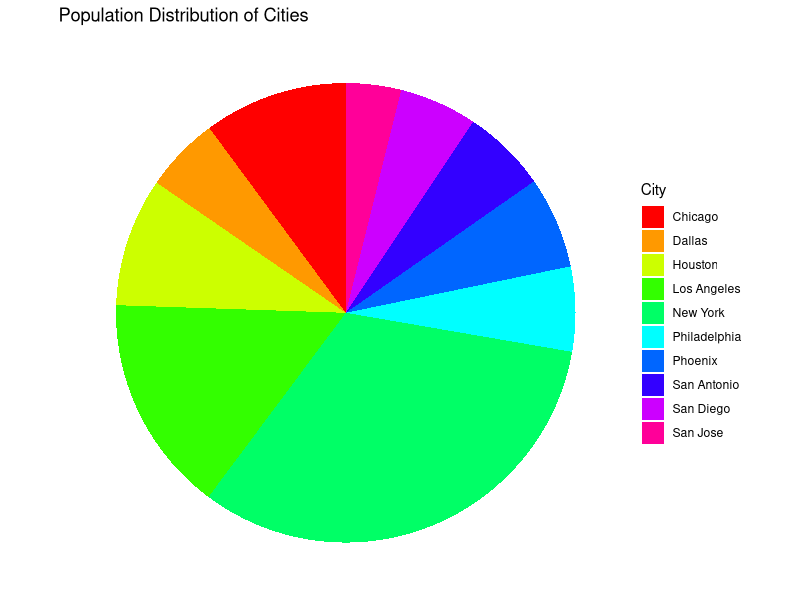
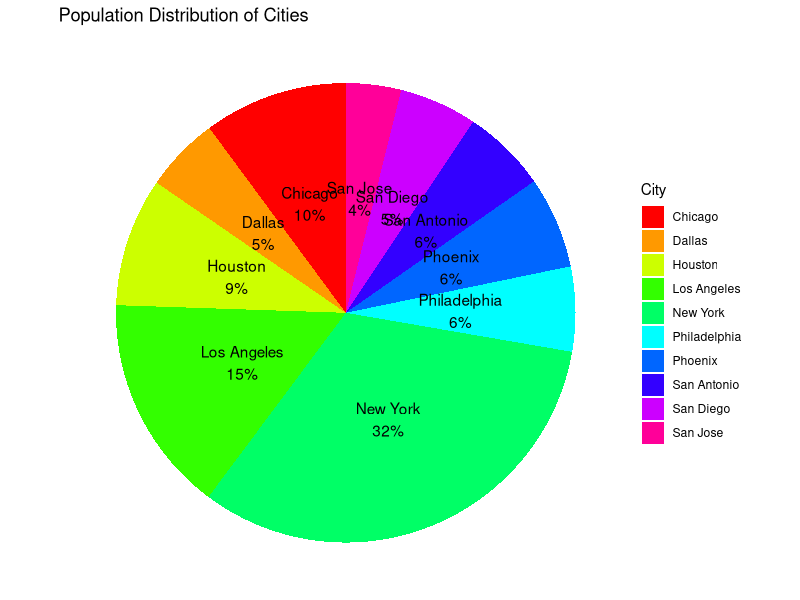

R code for these plots, in order:
# Problem 1





# (i)



#Create the data set with the given information

populousCities <- data.frame(
  City = c("New York", "Los Angeles", "Chicago", "Houston", "Phoenix",
           "Philadelphia", "San Antonio", "San Diego", "Dallas", "San Jose"),
  Population = c(8.60, 4.06, 2.68, 2.40, 1.71, 1.58, 1.57, 1.45, 1.40, 1.03)
  
)

View(populousCities)





# (ii)



# Sort the data frame by Population in descending order
populousCities <- populousCities[order(-populousCities$Population), ]

# Rename the object
sortedPopulousCities <- populousCities

# Create a pie chart
library(ggplot2)

# Define colors for the pie chart
colors <- rainbow(nrow(sortedPopulousCities))
# Create the pie chart
pie_chart <- ggplot(sortedPopulousCities, aes(x ="", y = Population, fill = City)) +
  geom_bar(stat = "identity", width = 1) +
  coord_polar(theta = "y") +
  scale_fill_manual(values = colors) +
  theme_void() +
  labs(title = "Population Distribution of Cities")

# Display the pie chart
print(pie_chart)





# (iii)



# Calculate the total population
total_population <- sum(sortedPopulousCities$Population)

# Calculate the percentages and round them to the nearest whole number
sortedPopulousCities$ Percentage <- round((sortedPopulousCities$Population /
                                             total_population) * 100)

# Create a pie chart with percentage labels
pie_chart_with_percentage <- ggplot(sortedPopulousCities, aes(x ="", y = Population, fill = City)) +
geom_bar(stat = "identity", width = 1) +
coord_polar(theta = "y") +
scale_fill_manual(values = colors) +
theme_void() +
labs(title = "Population Distribution of Cities") +
geom_text(aes(label = paste0(City, "\n", Percentage, "%")), position = position_stack(vjust = 0.5))

# Display the pie chart with percentage labels
print(pie_chart_with_percentage)
